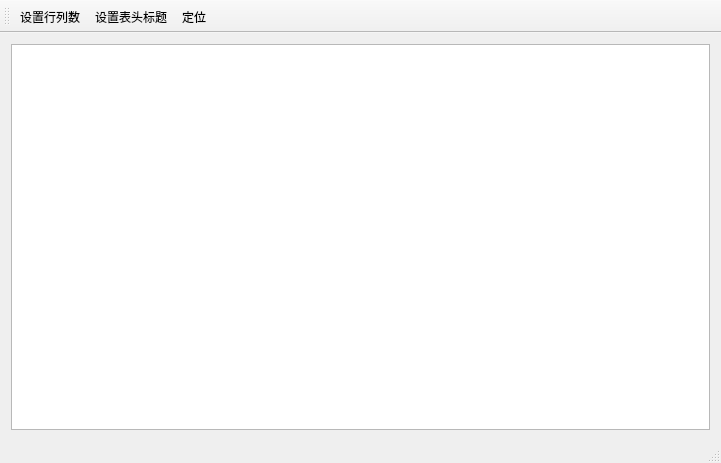
<?xml version="1.0" encoding="UTF-8"?>
<ui version="4.0">
 <class>MainWindow</class>
 <widget class="QMainWindow" name="MainWindow">
  <property name="enabled">
   <bool>true</bool>
  </property>
  <property name="geometry">
   <rect>
    <x>0</x>
    <y>0</y>
    <width>721</width>
    <height>463</height>
   </rect>
  </property>
  <property name="sizePolicy">
   <sizepolicy hsizetype="Expanding" vsizetype="Expanding">
    <horstretch>0</horstretch>
    <verstretch>0</verstretch>
   </sizepolicy>
  </property>
  <property name="windowTitle">
   <string>MainWindow</string>
  </property>
  <widget class="QWidget" name="centralWidget">
   <layout class="QHBoxLayout" name="horizontalLayout">
    <item>
     <widget class="QTableView" name="tableView"/>
    </item>
   </layout>
  </widget>
  <widget class="QMenuBar" name="menuBar">
   <property name="geometry">
    <rect>
     <x>0</x>
     <y>0</y>
     <width>721</width>
     <height>28</height>
    </rect>
   </property>
  </widget>
  <widget class="QToolBar" name="mainToolBar">
   <attribute name="toolBarArea">
    <enum>TopToolBarArea</enum>
   </attribute>
   <attribute name="toolBarBreak">
    <bool>false</bool>
   </attribute>
   <addaction name="actSetSize"/>
   <addaction name="actSetHeader"/>
   <addaction name="actLocate"/>
  </widget>
  <widget class="QStatusBar" name="statusBar"/>
  <action name="actSetSize">
   <property name="text">
    <string>设置行列数</string>
   </property>
  </action>
  <action name="actSetHeader">
   <property name="text">
    <string>设置表头标题</string>
   </property>
  </action>
  <action name="actLocate">
   <property name="text">
    <string>定位</string>
   </property>
  </action>
 </widget>
 <layoutdefault spacing="6" margin="11"/>
 <resources/>
 <connections/>
</ui>
